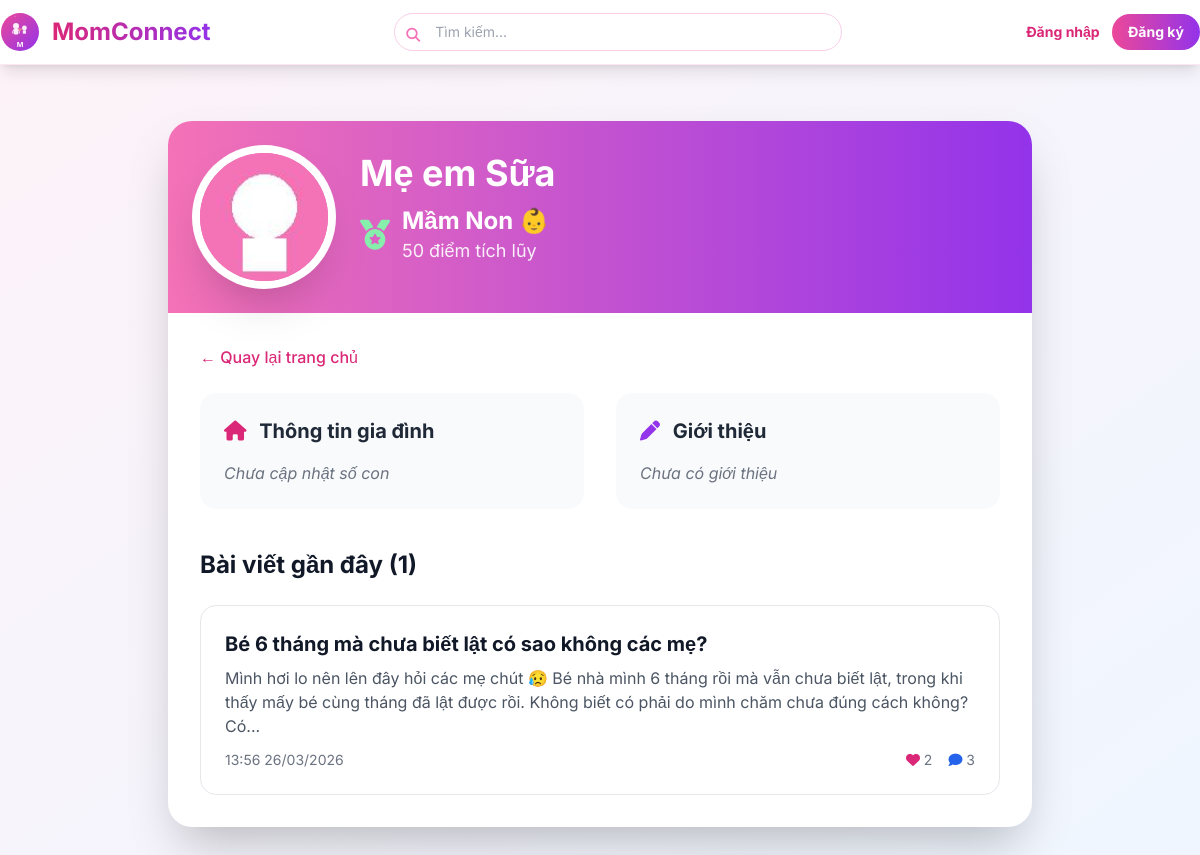
The app's page /user/10, older data.
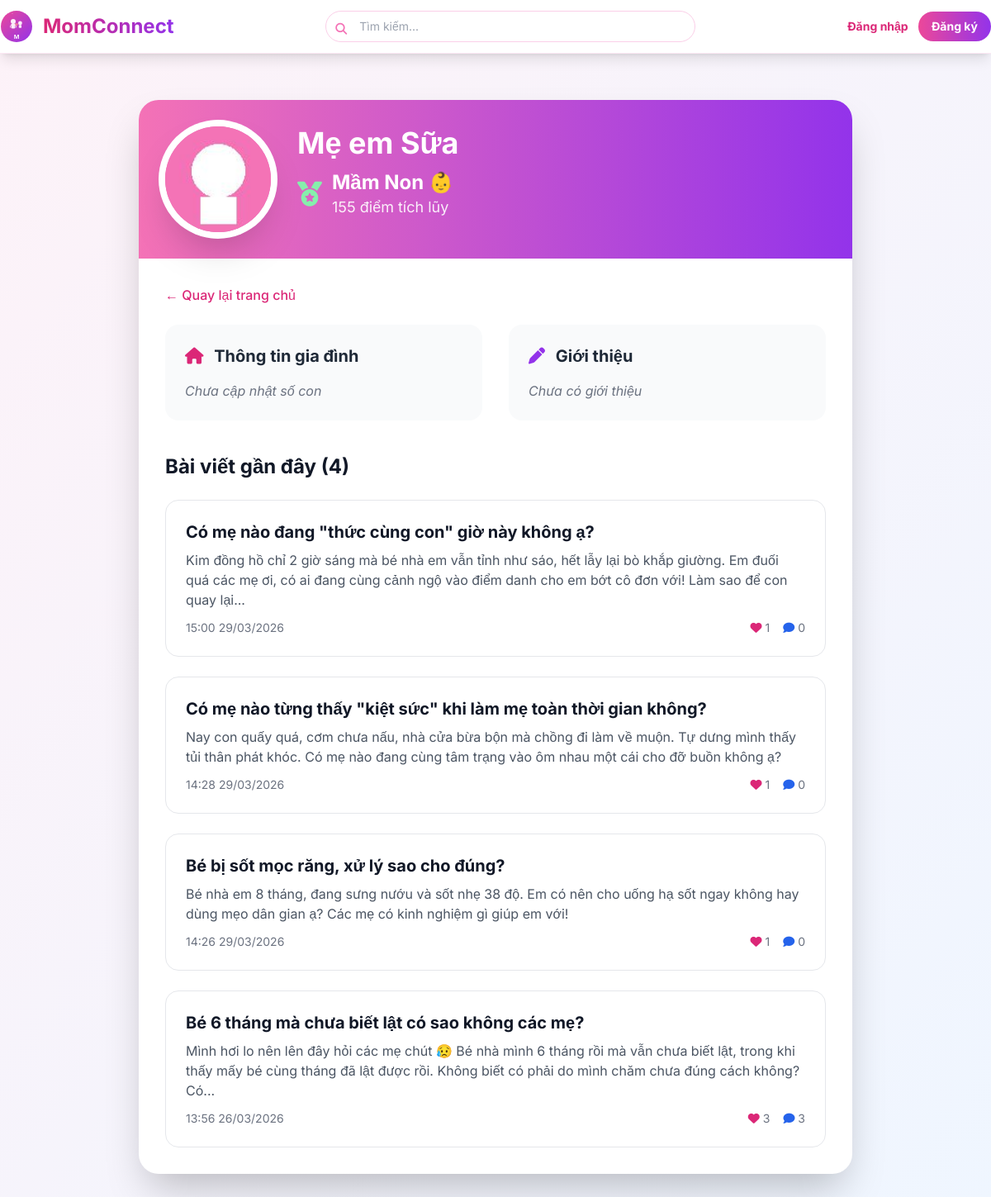
The same page, newer data.
### models.py (models this page shows, shortened)
class User(UserMixin, db.Model):
    __tablename__ = 'users'
    id = db.Column(db.Integer, primary_key=True)
    name = db.Column(db.String(100), nullable=False)
    email = db.Column(db.String(100), unique=True, nullable=False)
    password = db.Column(db.String(200), nullable=False)
    avatar = db.Column(db.String(200), default='default.jpg')
    bio = db.Column(db.Text)
    phone = db.Column(db.String(15), unique=True)  # Số điện thoại
    rating = db.Column(db.Float, default=0.0)  # Trung bình sao (0-5)
    children_count = db.Column(db.Integer, default=0)
    children_ages = db.Column(db.String(100))
    points = db.Column(db.Integer, default=0)
    role = db.Column(db.String(20), default='user')  # user, admin, expert
    is_active = db.Column(db.Boolean, default=True)
    badge = db.Column(db.String(50))  # ← THÊM TRƯỜNG CẤP BẬC
    created_at = db.Column(db.DateTime, default=vietnam_now)
    is_verified_expert = db.Column(db.Boolean, default=False)
    expert_category = db.Column(db.String(50))  # Lĩnh vực chuyên môn
    specialty = db.Column(db.String(100))              # Chuyên môn cụ thể
    experience_years = db.Column(db.Integer)           # Số năm kinh nghiệm
    workplace = db.Column(db.String(200))              # Nơi làm việc
    license_number = db.Column(db.String(100))         # Số chứng chỉ hành nghề
    license_expiry = db.Column(db.Date)                # Ngày hết hạn chứng chỉ
    consultation_fee = db.Column(db.Float)             # Phí tư vấn (VNĐ)
    education = db.Column(db.Text)                     # Học vấn
    certifications = db.Column(db.Text)                # Chứng chỉ (JSON string)
    availability = db.Column(db.String(20), default='available')  # available/busy/offline
    credibility_score = db.Column(db.Float, default=0) # Điểm uy tín
    posts = db.relationship('Post', backref='author', lazy='dynamic')

class Post(db.Model):
    __tablename__ = 'posts'
    id = db.Column(db.Integer, primary_key=True)
    title = db.Column(db.String(200), nullable=False)
    content = db.Column(db.Text, nullable=False)
    images = db.Column(db.Text)
    video = db.Column(db.String(200))
    category = db.Column(db.String(50), default='other')
    post_type = db.Column(db.String(20), default='question')
    is_expert_post = db.Column(db.Boolean, default=False)
    likes = db.Column(db.Integer, default=0)
    comments_count = db.Column(db.Integer, default=0)
    created_at = db.Column(db.DateTime, default=vietnam_now)
    user_id = db.Column(db.Integer, db.ForeignKey('users.id'), nullable=False)
    is_helpful = db.Column(db.Boolean, default=False)
    views = db.Column(db.Integer, default=0)
    rating = db.Column(db.Float, default=0.0)
    rating_count = db.Column(db.Integer, default=0)

### app.py (the view)
@app.route('/user/<int:user_id>')
def user_profile(user_id):
    viewed_user = User.query.get_or_404(user_id)
    posts = Post.query.filter_by(user_id=user_id).order_by(Post.created_at.desc()).limit(20).all()
    friendship_status = 'not_authenticated'
    if current_user.is_authenticated:
        friendship_status = current_user.get_friendship_status(user_id)
    is_own_profile = current_user.is_authenticated and current_user.id == user_id
    return render_template(
        'user_profile.html',
        user=viewed_user,
        posts=posts,
        friendship_status=friendship_status,
        is_own_profile=is_own_profile,
        db=db,
        Post=Post,
        func=func
    )

### app.py (called while the page is built)
@app.template_filter('vietnam_time')
def vietnam_time_filter(dt):
    if dt is None:
        return ""
    if dt.tzinfo is not None:
        dt = dt.astimezone(pytz.timezone('Asia/Ho_Chi_Minh'))
    return dt.strftime('%H:%M %d/%m/%Y')

@app.context_processor
def utility_processor():
    def now():
        return vietnam_now()
    return dict(now=now)

### templates/user_profile.html (shortened to what this page needs)
{% extends "base.html" %}
{% block content %}
<div class="max-w-4xl mx-auto px-4 py-8">
    <div class="bg-white rounded-3xl shadow-2xl overflow-hidden">
        <div class="bg-gradient-to-r from-pink-400 to-purple-600 p-8 text-white">
            <div class="flex flex-col md:flex-row items-center gap-8">
                <img src="{{ url_for('static', filename=user.avatar or 'images/default-avatar.png') }}"
                    class="w-32 h-32 rounded-full ring-8 ring-white shadow-2xl object-cover">
                <div class="text-center md:text-left flex-1">
                    <h1 class="text-4xl font-bold mb-3">{{ user.name }}</h1>
                    {% if user.role != 'admin' %}
                    <div class="flex items-center justify-center md:justify-start gap-3 mb-4">
                        <i class="fas fa-medal text-3xl
                            {% if 'Ứng viên Chuyên gia' in user.badge %}text-purple-200
                            {% elif 'Thành Viên Bạc' in user.badge %}text-gray-300
                            {% elif 'Thành Viên Đồng' in user.badge %}text-orange-300
                            {% else %}text-green-300{% endif %}"></i>
                        <div>
                            <p class="text-2xl font-bold">{{ user.badge }}</p>
                            <p class="text-lg opacity-90">{{ user.points }} điểm tích lũy</p>
                        </div>
                    </div>
                    {% endif %}
                </div>
            </div>
        </div>
        <div class="p-8">
            <a href="{{ url_for('home') }}" class="text-pink-600 hover:text-pink-700 font-medium mb-6 inline-block">
                ← Quay lại trang chủ
            </a>
            <div class="grid md:grid-cols-2 gap-8 mb-10">
                <div class="bg-gray-50 rounded-2xl p-6">
                    <h3 class="text-xl font-bold text-gray-800 mb-4">
                        <i class="fas fa-home mr-2 text-pink-600"></i> Thông tin gia đình
                    </h3>
                    <div class="space-y-3 text-gray-700">
                        {% if user.children_count > 0 %}
                        <p><i class="fas fa-child text-pink-500 mr-2"></i>
                            <strong>{{ user.children_count }} con</strong>
                        </p>
                        {% if user.children_ages %}
                        <p><i class="fas fa-birthday-cake text-purple-500 mr-2"></i>
                            Độ tuổi: {{ user.children_ages }}
                        </p>
                        {% endif %}
                        {% else %}
                        <p class="italic text-gray-500">Chưa cập nhật số con</p>
                        {% endif %}
                    </div>
                </div>
                <div class="bg-gray-50 rounded-2xl p-6">
                    <h3 class="text-xl font-bold text-gray-800 mb-4">
                        <i class="fas fa-pen text-purple-600 mr-2"></i> Giới thiệu
                    </h3>
                    {% if user.bio %}
                    <p class="text-gray-700 leading-relaxed">{{ user.bio }}</p>
                    {% else %}
                    <p class="italic text-gray-500">Chưa có giới thiệu</p>
                    {% endif %}
                </div>
            </div>
            <h2 class="text-2xl font-bold text-gray-900 mb-6">Bài viết gần đây ({{ posts|length }})</h2>
            {% if posts %}
            <div class="space-y-6">
                {% for post in posts %}
                <div class="border border-gray-200 rounded-2xl p-6 hover:shadow-lg transition">
                    <a href="{{ url_for('post_detail', post_id=post.id) }}" class="block">
                        <h3 class="text-xl font-bold text-gray-900 hover:text-pink-600 mb-2">
                            {{ post.title }}
                        </h3>
                        <p class="text-gray-600 line-clamp-3 mb-3">
                            {{ post.content | truncate(200) }}
                        </p>
                        <div class="flex items-center justify-between text-sm text-gray-500">
                            <span>{{ post.created_at | vietnam_time }}</span>
                            <div class="flex items-center gap-4">
                                <span><i class="fas fa-heart text-pink-600"></i> {{ post.likes }}</span>
                                <span><i class="fas fa-comment text-blue-600"></i> {{ post.comments_count }}</span>
                            </div>
                        </div>
                    </a>
                </div>
                {% endfor %}
            </div>
            {% else %}
            <div class="text-center py-12 bg-gray-50 rounded-2xl">
                <i class="fas fa-feather-alt text-6xl text-gray-300 mb-4"></i>
                <p class="text-xl text-gray-500">Chưa có bài viết nào</p>
            </div>
            {% endif %}
        </div>
    </div>
</div>
{% endblock %}

### templates/base.html (shortened to what this page needs)
<!DOCTYPE html>
<html lang="vi">
<head>
    <script src="https://cdn.tailwindcss.com"></script>
    <link href="https://cdnjs.cloudflare.com/ajax/libs/font-awesome/6.5.0/css/all.min.css" rel="stylesheet">
</head>
<body class="bg-gradient-to-br from-pink-50 to-blue-50 min-h-screen">
    <nav class="bg-white shadow-lg py-3 sticky top-0 z-50 border-b border-pink-100">
        <div class="max-w-7xl mx-auto flex flex-col md:flex-row md:items-center justify-between gap-4">
            <a href="{{ url_for('home') }}" class="flex items-center gap-3 group shrink-0">
                <img src="{{ url_for('static', filename='logo.svg') }}" alt="MomConnect Logo"
                    class="w-10 h-10 logo-img">
                <span
                    class="text-2xl font-bold bg-gradient-to-r from-pink-600 to-purple-600 bg-clip-text text-transparent whitespace-nowrap">
                </span>
            </a>
            <form action="{{ url_for('search') }}" method="get"
                class="flex-1 w-full md:w-auto md:max-w-md mx-2 order-last md:order-none">
                <div class="relative">
                    <input type="text" name="q" placeholder="Tìm kiếm..."
                        class="w-full pl-10 pr-4 py-2 border border-pink-200 rounded-full focus:outline-none focus:ring-2 focus:ring-pink-400 transition text-sm">
                    <i class="fas fa-search absolute left-3 top-3 text-pink-400 text-sm"></i>
                </div>
            </form>
            <div class="flex items-center gap-2 md:gap-3 flex-wrap justify-end w-full md:w-auto mt-3 md:mt-0">
                {% if current_user.is_authenticated %}
                <a href="{{ url_for('create_post') }}"
                    class="bg-gradient-to-r from-pink-500 to-purple-600 text-white px-4 py-2 rounded-full font-bold hover:shadow-lg transition transform hover:scale-105 flex items-center gap-2 shrink-0">
                    <i class="fas fa-plus"></i>
                    <span class="hidden sm:inline">Đăng bài</span>
                </a>
                <div class="flex items-center gap-2">
                    <div class="relative group">
                        <a href="{{ url_for('profile') }}">
                            <img src="{{ url_for('static', filename=current_user.avatar or 'images/default-avatar.png') }}"
                                class="w-9 h-9 rounded-full object-cover ring-2 ring-pink-300 cursor-pointer transform hover:scale-110 transition-transform">
                        </a>
                    </div>
                    <a href="{{ url_for('logout') }}" class="text-gray-600 hover:text-red-600 transition-colors">
                        <i class="fas fa-sign-out-alt text-lg"></i>
                    </a>
                </div>
                {% else %}
                <a href="{{ url_for('login') }}"
                    class="text-pink-600 font-bold hover:text-pink-700 transition-colors text-sm">Đăng nhập</a>
                <a href="{{ url_for('register') }}"
                    class="bg-gradient-to-r from-pink-500 to-purple-600 text-white px-4 py-2 rounded-full font-bold hover:shadow-lg transition transform hover:scale-105 text-sm shrink-0">
                    Đăng ký
                </a>
                {% endif %}
            </div>
        </div>
    </nav>
    <div class="max-w-7xl mx-auto p-4 md:p-6">
        {% block content %}{% endblock %}
    </div>
</body>
</html>

### templates/base.html (style rules this page uses)
body { font-family: 'Inter', sans-serif; }
.logo-img { transition: transform 0.3s ease; }

Row changes from the older to the newer data that the page shows:
changed User "Mẹ em Sữa": points "50" → "155"
added Post: title "Có mẹ nào đang \"thức cùng con\" giờ này không ạ?", content "Kim đồng hồ chỉ 2 giờ sáng mà bé nhà em vẫn tỉnh như sáo, hết lẫy lại bò khắp giường. Em đuối quá các mẹ ơi, có ai đang cùng cảnh ngộ vào điểm danh cho em bớt cô đơn với! Làm sao để con quay lại...", created_at|vietnam_time "15:00 29/03/2026", likes "1", comments_count "0"
added Post: title "Có mẹ nào từng thấy \"kiệt sức\" khi làm mẹ toàn thời gian không?", content "Nay con quấy quá, cơm chưa nấu, nhà cửa bừa bộn mà chồng đi làm về muộn. Tự dưng mình thấy tủi thân phát khóc. Có mẹ nào đang cùng tâm trạng vào ôm nhau một cái cho đỡ buồn không ạ?", created_at|vietnam_time "14:28 29/03/2026", likes "1", comments_count "0"
added Post: title "Bé bị sốt mọc răng, xử lý sao cho đúng?", content "Bé nhà em 8 tháng, đang sưng nướu và sốt nhẹ 38 độ. Em có nên cho uống hạ sốt ngay không hay dùng mẹo dân gian ạ? Các mẹ có kinh nghiệm gì giúp em với!", created_at|vietnam_time "14:26 29/03/2026", likes "1", comments_count "0"
changed Post "Bé 6 tháng mà chưa biết lật có sao không các mẹ?": likes "2" → "3"
Text that changed along with them:
{{ posts|length }}: "1" → "4"
